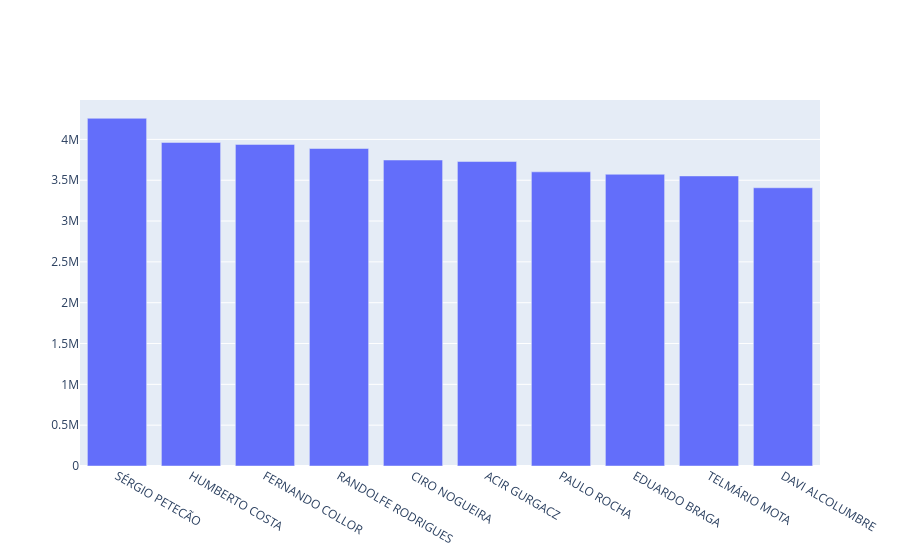

The code cell stored with this chart in its notebook:
### Markdown cell above
# Senadores com maior gasto

Os 10 senadores com maiores despesas possuem média acima de R$ 3,7 milhões. Sérgio Petecão (PSD) lidera com R$ 4,2 milhões. Outros nomes de destaque incluem Fernando Collor, Ciro Nogueira e Davi Alcolumbre. 

Esses valores mostram que alguns senadores concentram parcela significativa dos gastos parlamentares.

### Code cell
senadores_maior = go.Bar(
    x = senadores_maior['SENADOR'],
    y = senadores_maior['VALOR_REEMBOLSADO'],
    hovertemplate='<b>Senador:</b> %{x}<br>' +
      '<b>Valor reembolsado:</b> R$ %{y:,.2f}<extra></extra>'
)

data = senadores_maior
fig = go.Figure(data=data)
fig.show()

### Figure 1 — Plotly figure (JSON) as saved in the notebook; plotly's stock layout.template omitted (floating-point values rounded to 4 significant figures)
{"data": [{"hovertemplate": "<b>Senador:</b> %{x}<br><b>Valor reembolsado:</b> R$ %{y:,.2f}<extra></extra>", "type": "bar", "x": ["SÉRGIO PETECÃO", "HUMBERTO COSTA", "FERNANDO COLLOR", "RANDOLFE RODRIGUES", "CIRO NOGUEIRA", "ACIR GURGACZ", "PAULO ROCHA", "EDUARDO BRAGA", "TELMÁRIO MOTA", "DAVI ALCOLUMBRE"], "y": [4258000.0, 3962000.0, 3939000.0, 3888000.0, 3748000.0, 3729000.0, 3603000.0, 3573000.0, 3552000.0, 3407000.0]}], "layout": {}}
